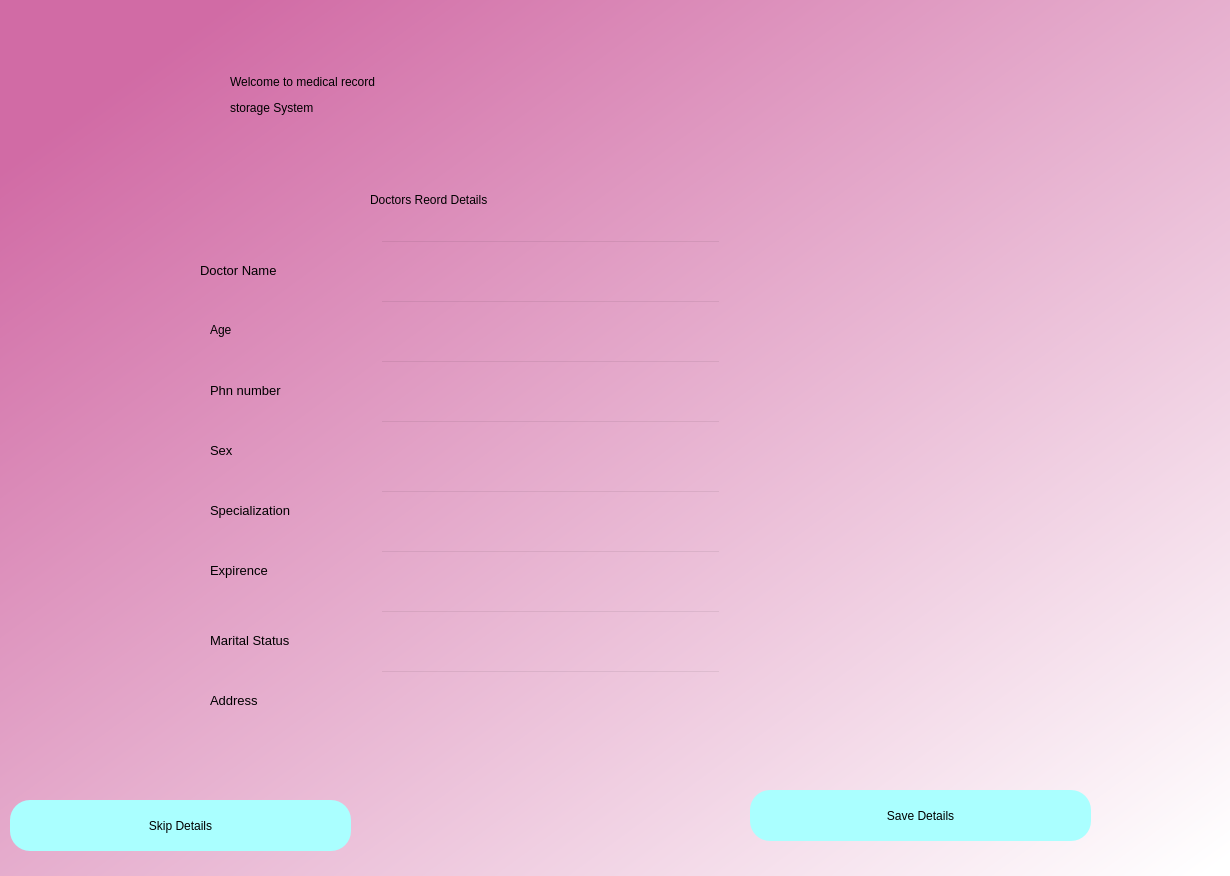
<?xml version="1.0" encoding="UTF-8"?>
<ui version="4.0">
 <class>Dialog</class>
 <widget class="QDialog" name="Dialog">
  <property name="geometry">
   <rect>
    <x>0</x>
    <y>0</y>
    <width>1230</width>
    <height>876</height>
   </rect>
  </property>
  <property name="windowTitle">
   <string>Dialog</string>
  </property>
  <widget class="QWidget" name="bgwidget" native="true">
   <property name="geometry">
    <rect>
     <x>0</x>
     <y>0</y>
     <width>1231</width>
     <height>881</height>
    </rect>
   </property>
   <property name="styleSheet">
    <string notr="true">QWidget#bgwidget{
background-color:qlineargradient(spread:pad, x1:0.091, y1:0.101636, x2:0.991379, y2:0.977, stop:0 rgba(209, 107, 165, 255), stop:1 rgba(255, 255, 255, 255));}</string>
   </property>
   <widget class="QLabel" name="error">
    <property name="geometry">
     <rect>
      <x>0</x>
      <y>0</y>
      <width>1231</width>
      <height>871</height>
     </rect>
    </property>
    <property name="styleSheet">
     <string notr="true">font: 12pt &quot;MS Shell Dlg 2&quot;; color:red;</string>
    </property>
    <property name="text">
     <string/>
    </property>
    <property name="pixmap">
     <pixmap>patient_details.jpg</pixmap>
    </property>
    <property name="scaledContents">
     <bool>true</bool>
    </property>
   </widget>
   <widget class="QLineEdit" name="passwordfield_2">
    <property name="geometry">
     <rect>
      <x>380</x>
      <y>360</y>
      <width>341</width>
      <height>51</height>
     </rect>
    </property>
    <property name="styleSheet">
     <string notr="true">background-color:rgba(0,0,0,0);
font: 12pt &quot;MS Shell Dlg 2&quot;;</string>
    </property>
   </widget>
   <widget class="QLineEdit" name="passwordfield_3">
    <property name="geometry">
     <rect>
      <x>380</x>
      <y>420</y>
      <width>341</width>
      <height>51</height>
     </rect>
    </property>
    <property name="styleSheet">
     <string notr="true">background-color:rgba(0,0,0,0);
font: 12pt &quot;MS Shell Dlg 2&quot;;</string>
    </property>
   </widget>
   <widget class="QLineEdit" name="passwordfield_4">
    <property name="geometry">
     <rect>
      <x>380</x>
      <y>490</y>
      <width>341</width>
      <height>51</height>
     </rect>
    </property>
    <property name="styleSheet">
     <string notr="true">background-color:rgba(0,0,0,0);
font: 12pt &quot;MS Shell Dlg 2&quot;;</string>
    </property>
   </widget>
   <widget class="QLineEdit" name="passwordfield_5">
    <property name="geometry">
     <rect>
      <x>380</x>
      <y>550</y>
      <width>341</width>
      <height>51</height>
     </rect>
    </property>
    <property name="styleSheet">
     <string notr="true">background-color:rgba(0,0,0,0);
font: 12pt &quot;MS Shell Dlg 2&quot;;</string>
    </property>
   </widget>
   <widget class="QLineEdit" name="passwordfield_6">
    <property name="geometry">
     <rect>
      <x>380</x>
      <y>610</y>
      <width>341</width>
      <height>51</height>
     </rect>
    </property>
    <property name="styleSheet">
     <string notr="true">background-color:rgba(0,0,0,0);
font: 12pt &quot;MS Shell Dlg 2&quot;;</string>
    </property>
   </widget>
   <widget class="QLabel" name="label_5">
    <property name="geometry">
     <rect>
      <x>210</x>
      <y>380</y>
      <width>101</width>
      <height>20</height>
     </rect>
    </property>
    <property name="font">
     <font>
      <family>MS Shell Dlg 2</family>
      <pointsize>10</pointsize>
      <weight>50</weight>
      <italic>false</italic>
      <bold>false</bold>
     </font>
    </property>
    <property name="styleSheet">
     <string notr="true">font: 10pt &quot;MS Shell Dlg 2&quot;;</string>
    </property>
    <property name="text">
     <string>Phn number</string>
    </property>
   </widget>
   <widget class="QLabel" name="label_6">
    <property name="geometry">
     <rect>
      <x>210</x>
      <y>440</y>
      <width>101</width>
      <height>20</height>
     </rect>
    </property>
    <property name="font">
     <font>
      <family>MS Shell Dlg 2</family>
      <pointsize>10</pointsize>
      <weight>50</weight>
      <italic>false</italic>
      <bold>false</bold>
     </font>
    </property>
    <property name="styleSheet">
     <string notr="true">font: 10pt &quot;MS Shell Dlg 2&quot;;</string>
    </property>
    <property name="text">
     <string>Sex</string>
    </property>
   </widget>
   <widget class="QLabel" name="label_7">
    <property name="geometry">
     <rect>
      <x>210</x>
      <y>500</y>
      <width>131</width>
      <height>20</height>
     </rect>
    </property>
    <property name="font">
     <font>
      <family>MS Shell Dlg 2</family>
      <pointsize>10</pointsize>
      <weight>50</weight>
      <italic>false</italic>
      <bold>false</bold>
     </font>
    </property>
    <property name="styleSheet">
     <string notr="true">font: 10pt &quot;MS Shell Dlg 2&quot;;</string>
    </property>
    <property name="text">
     <string>Specialization</string>
    </property>
   </widget>
   <widget class="QLabel" name="label_8">
    <property name="geometry">
     <rect>
      <x>210</x>
      <y>560</y>
      <width>121</width>
      <height>20</height>
     </rect>
    </property>
    <property name="font">
     <font>
      <family>MS Shell Dlg 2</family>
      <pointsize>10</pointsize>
      <weight>50</weight>
      <italic>false</italic>
      <bold>false</bold>
     </font>
    </property>
    <property name="styleSheet">
     <string notr="true">font: 10pt &quot;MS Shell Dlg 2&quot;;</string>
    </property>
    <property name="text">
     <string>Expirence</string>
    </property>
   </widget>
   <widget class="QLabel" name="label_9">
    <property name="geometry">
     <rect>
      <x>210</x>
      <y>690</y>
      <width>101</width>
      <height>20</height>
     </rect>
    </property>
    <property name="font">
     <font>
      <family>MS Shell Dlg 2</family>
      <pointsize>10</pointsize>
      <weight>50</weight>
      <italic>false</italic>
      <bold>false</bold>
     </font>
    </property>
    <property name="styleSheet">
     <string notr="true">font: 10pt &quot;MS Shell Dlg 2&quot;;</string>
    </property>
    <property name="text">
     <string>Address</string>
    </property>
   </widget>
   <widget class="QLabel" name="label_10">
    <property name="geometry">
     <rect>
      <x>210</x>
      <y>630</y>
      <width>111</width>
      <height>20</height>
     </rect>
    </property>
    <property name="font">
     <font>
      <family>MS Shell Dlg 2</family>
      <pointsize>10</pointsize>
      <weight>50</weight>
      <italic>false</italic>
      <bold>false</bold>
     </font>
    </property>
    <property name="styleSheet">
     <string notr="true">font: 10pt &quot;MS Shell Dlg 2&quot;;</string>
    </property>
    <property name="text">
     <string>Marital Status</string>
    </property>
   </widget>
   <widget class="QLineEdit" name="passwordfield_7">
    <property name="geometry">
     <rect>
      <x>380</x>
      <y>670</y>
      <width>341</width>
      <height>51</height>
     </rect>
    </property>
    <property name="styleSheet">
     <string notr="true">background-color:rgba(0,0,0,0);
font: 12pt &quot;MS Shell Dlg 2&quot;;</string>
    </property>
   </widget>
   <widget class="QPushButton" name="login_2">
    <property name="geometry">
     <rect>
      <x>10</x>
      <y>800</y>
      <width>341</width>
      <height>51</height>
     </rect>
    </property>
    <property name="styleSheet">
     <string notr="true">border-radius:20px;
background-color: rgb(170, 255, 255);
font: 14pt &quot;MS Shell Dlg 2&quot;;</string>
    </property>
    <property name="text">
     <string>Skip Details</string>
    </property>
   </widget>
   <widget class="QPushButton" name="login">
    <property name="geometry">
     <rect>
      <x>750</x>
      <y>790</y>
      <width>341</width>
      <height>51</height>
     </rect>
    </property>
    <property name="styleSheet">
     <string notr="true">border-radius:20px;
background-color: rgb(170, 255, 255);
font: 14pt &quot;MS Shell Dlg 2&quot;;</string>
    </property>
    <property name="text">
     <string>Save Details</string>
    </property>
   </widget>
   <widget class="QLabel" name="label_4">
    <property name="geometry">
     <rect>
      <x>210</x>
      <y>320</y>
      <width>81</width>
      <height>20</height>
     </rect>
    </property>
    <property name="styleSheet">
     <string notr="true">font: 10pt &quot;MS Shell Dlg 2&quot;;</string>
    </property>
    <property name="text">
     <string>Age</string>
    </property>
   </widget>
   <widget class="QLabel" name="label_3">
    <property name="geometry">
     <rect>
      <x>200</x>
      <y>260</y>
      <width>101</width>
      <height>20</height>
     </rect>
    </property>
    <property name="font">
     <font>
      <family>MS Shell Dlg 2</family>
      <pointsize>10</pointsize>
      <weight>50</weight>
      <italic>false</italic>
      <bold>false</bold>
     </font>
    </property>
    <property name="styleSheet">
     <string notr="true">font: 10pt &quot;MS Shell Dlg 2&quot;;</string>
    </property>
    <property name="text">
     <string>Doctor Name</string>
    </property>
   </widget>
   <widget class="QLabel" name="label_2">
    <property name="geometry">
     <rect>
      <x>370</x>
      <y>180</y>
      <width>391</width>
      <height>41</height>
     </rect>
    </property>
    <property name="styleSheet">
     <string notr="true">font: 16pt &quot;MS Shell Dlg 2&quot;;color:rgb(255, 255, 255)</string>
    </property>
    <property name="text">
     <string>&lt;html&gt;&lt;head/&gt;&lt;body&gt;&lt;p&gt;&lt;span style=&quot; color:#000000;&quot;&gt;Doctors Reord Details&lt;/span&gt;&lt;/p&gt;&lt;/body&gt;&lt;/html&gt;</string>
    </property>
   </widget>
   <widget class="QLabel" name="label">
    <property name="geometry">
     <rect>
      <x>230</x>
      <y>-10</y>
      <width>1201</width>
      <height>211</height>
     </rect>
    </property>
    <property name="styleSheet">
     <string notr="true">font: 36pt &quot;MS Shell Dlg 2&quot;; color:rgb(255, 255, 255)</string>
    </property>
    <property name="text">
     <string>&lt;html&gt;&lt;head/&gt;&lt;body&gt;&lt;p&gt;&lt;span style=&quot; color:#000000;&quot;&gt;Welcome to medical record&lt;/span&gt;&lt;/p&gt;&lt;p&gt;&lt;span style=&quot; color:#000000;&quot;&gt;storage System&lt;/span&gt;&lt;/p&gt;&lt;/body&gt;&lt;/html&gt;</string>
    </property>
   </widget>
   <widget class="QLineEdit" name="emailfield">
    <property name="geometry">
     <rect>
      <x>380</x>
      <y>240</y>
      <width>341</width>
      <height>51</height>
     </rect>
    </property>
    <property name="styleSheet">
     <string notr="true">background-color:rgba(0,0,0,0);
font: 12pt &quot;MS Shell Dlg 2&quot;;</string>
    </property>
   </widget>
   <widget class="QLineEdit" name="passwordfield">
    <property name="geometry">
     <rect>
      <x>380</x>
      <y>300</y>
      <width>341</width>
      <height>51</height>
     </rect>
    </property>
    <property name="styleSheet">
     <string notr="true">background-color:rgba(0,0,0,0);
font: 12pt &quot;MS Shell Dlg 2&quot;;</string>
    </property>
   </widget>
  </widget>
 </widget>
 <resources/>
 <connections/>
</ui>
